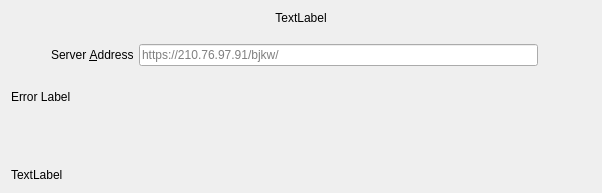
<?xml version="1.0" encoding="UTF-8"?>
<ui version="4.0">
 <class>OwncloudSetupPage</class>
 <widget class="QWidget" name="OwncloudSetupPage">
  <property name="geometry">
   <rect>
    <x>0</x>
    <y>0</y>
    <width>602</width>
    <height>193</height>
   </rect>
  </property>
  <property name="sizePolicy">
   <sizepolicy hsizetype="Preferred" vsizetype="Maximum">
    <horstretch>0</horstretch>
    <verstretch>0</verstretch>
   </sizepolicy>
  </property>
  <property name="windowTitle">
   <string>Form</string>
  </property>
  <layout class="QGridLayout" name="gridLayout">
   <item row="0" column="0">
    <widget class="QLabel" name="topLabel">
     <property name="sizePolicy">
      <sizepolicy hsizetype="Preferred" vsizetype="Fixed">
       <horstretch>0</horstretch>
       <verstretch>0</verstretch>
      </sizepolicy>
     </property>
     <property name="text">
      <string>TextLabel</string>
     </property>
     <property name="alignment">
      <set>Qt::AlignCenter</set>
     </property>
     <property name="wordWrap">
      <bool>true</bool>
     </property>
    </widget>
   </item>
   <item row="1" column="0">
    <layout class="QHBoxLayout" name="horizontalLayout_2">
     <item>
      <spacer name="horizontalSpacer">
       <property name="orientation">
        <enum>Qt::Horizontal</enum>
       </property>
       <property name="sizeType">
        <enum>QSizePolicy::Minimum</enum>
       </property>
       <property name="sizeHint" stdset="0">
        <size>
         <width>40</width>
         <height>20</height>
        </size>
       </property>
      </spacer>
     </item>
     <item>
      <layout class="QVBoxLayout" name="verticalLayout">
       <item>
        <spacer name="verticalSpacer_2">
         <property name="orientation">
          <enum>Qt::Vertical</enum>
         </property>
         <property name="sizeType">
          <enum>QSizePolicy::Minimum</enum>
         </property>
         <property name="sizeHint" stdset="0">
          <size>
           <width>20</width>
           <height>13</height>
          </size>
         </property>
        </spacer>
       </item>
       <item>
        <layout class="QHBoxLayout" name="horizontalLayout">
         <item>
          <widget class="QLabel" name="label_2">
           <property name="text">
            <string>Server &amp;Address</string>
           </property>
           <property name="buddy">
            <cstring>leUrl</cstring>
           </property>
          </widget>
         </item>
         <item>
          <widget class="Utils::FancyLineEdit" name="leUrl">
           <property name="sizePolicy">
            <sizepolicy hsizetype="MinimumExpanding" vsizetype="Preferred">
             <horstretch>0</horstretch>
             <verstretch>0</verstretch>
            </sizepolicy>
           </property>
           <property name="placeholderText">
            <string>https://210.76.97.91/bjkw/</string>
           </property>
          </widget>
         </item>
         <item>
          <widget class="QLabel" name="urlLabel">
           <property name="text">
            <string/>
           </property>
          </widget>
         </item>
        </layout>
       </item>
       <item>
        <spacer name="verticalSpacer_3">
         <property name="orientation">
          <enum>Qt::Vertical</enum>
         </property>
         <property name="sizeType">
          <enum>QSizePolicy::Minimum</enum>
         </property>
         <property name="sizeHint" stdset="0">
          <size>
           <width>20</width>
           <height>18</height>
          </size>
         </property>
        </spacer>
       </item>
      </layout>
     </item>
     <item>
      <spacer name="horizontalSpacer_2">
       <property name="orientation">
        <enum>Qt::Horizontal</enum>
       </property>
       <property name="sizeType">
        <enum>QSizePolicy::Minimum</enum>
       </property>
       <property name="sizeHint" stdset="0">
        <size>
         <width>40</width>
         <height>20</height>
        </size>
       </property>
      </spacer>
     </item>
    </layout>
   </item>
   <item row="2" column="0">
    <widget class="QLabel" name="errorLabel">
     <property name="sizePolicy">
      <sizepolicy hsizetype="MinimumExpanding" vsizetype="Maximum">
       <horstretch>0</horstretch>
       <verstretch>0</verstretch>
      </sizepolicy>
     </property>
     <property name="text">
      <string>Error Label</string>
     </property>
    </widget>
   </item>
   <item row="3" column="0">
    <spacer name="verticalSpacer">
     <property name="orientation">
      <enum>Qt::Vertical</enum>
     </property>
     <property name="sizeHint" stdset="0">
      <size>
       <width>20</width>
       <height>40</height>
      </size>
     </property>
    </spacer>
   </item>
   <item row="4" column="0">
    <layout class="QHBoxLayout" name="resultLayout">
     <property name="spacing">
      <number>0</number>
     </property>
    </layout>
   </item>
   <item row="5" column="0">
    <widget class="QLabel" name="bottomLabel">
     <property name="text">
      <string>TextLabel</string>
     </property>
    </widget>
   </item>
  </layout>
  <zorder>topLabel</zorder>
  <zorder>errorLabel</zorder>
  <zorder>bottomLabel</zorder>
  <zorder>verticalSpacer</zorder>
 </widget>
 <customwidgets>
  <customwidget>
   <class>Utils::FancyLineEdit</class>
   <extends>QLineEdit</extends>
   <header location="global">fancylineedit.h</header>
  </customwidget>
 </customwidgets>
 <resources/>
 <connections/>
</ui>
